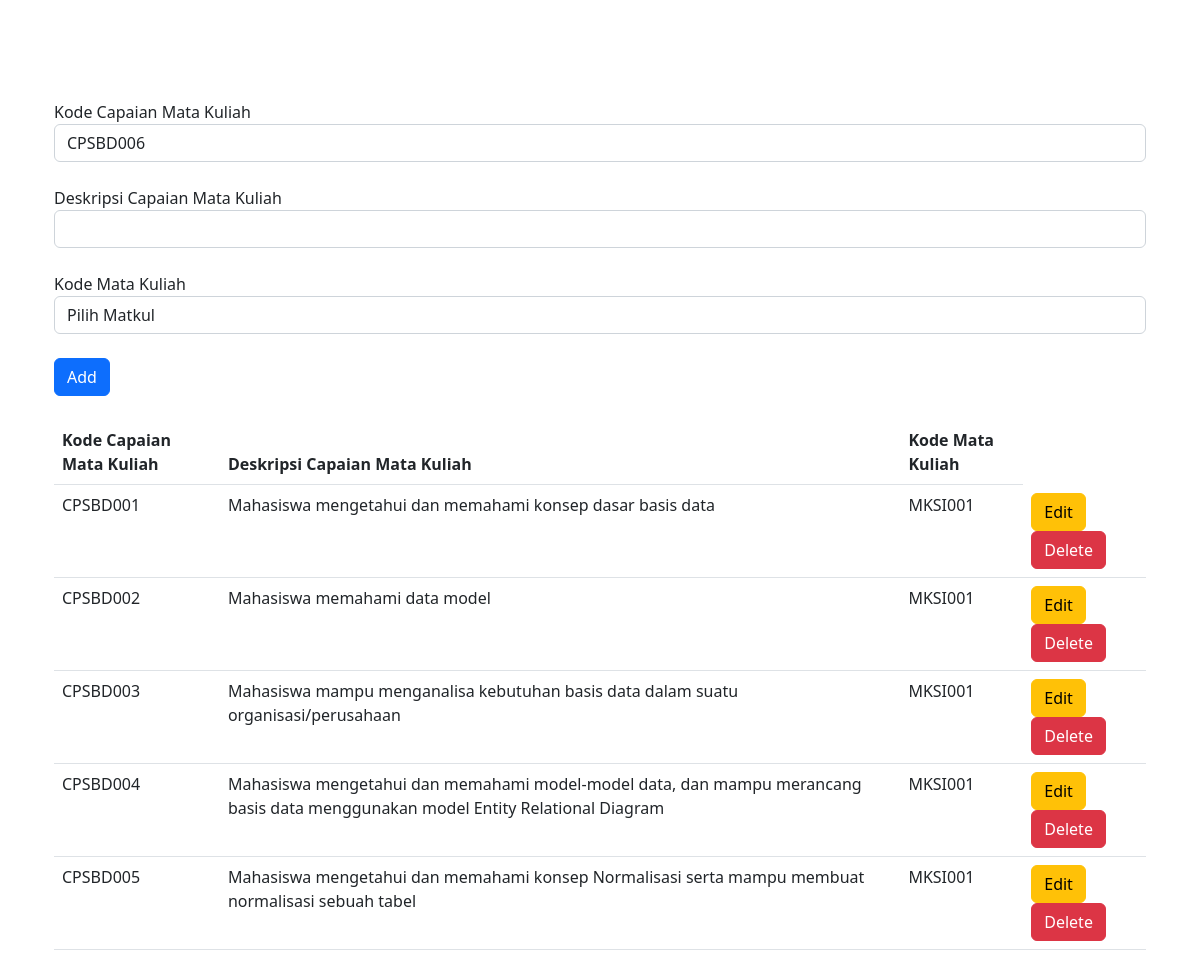
Screenshot of /capmatkul/capmatkul.php with the database file from the repository.
### tables this page shows
CREATE TABLE `capmatkul` (
  `kd_capmatkul` varchar(12) NOT NULL,
  `deskripsi_capmatkul` varchar(200) NOT NULL,
  `kd_matkul` varchar(10) NOT NULL
);

### capmatkul/capmatkul.php (the view, shortened to what this page needs)
<?php
include '../koneksi.php';
$queryCount = "SELECT COUNT(*) AS count FROM capmatkul";
$sqlCount = mysqli_query($conn, $queryCount);
$count = mysqli_fetch_assoc($sqlCount)['count'];
do {
    $num_kode_capmatkul = str_pad(++$count, 3, "0", STR_PAD_LEFT);
    $kode_kode_capmatkul = "CPSBD" . $num_kode_capmatkul;
    $queryCheck = "SELECT * FROM capmatkul WHERE kd_capmatkul = '$kode_kode_capmatkul'";
    $sqlCheck = mysqli_query($conn, $queryCheck);
} while (mysqli_num_rows($sqlCheck) != 0);
?>
<!DOCTYPE html>
<html lang="en">
<head>
    <link href="https://cdn.jsdelivr.net/npm/bootstrap@5.2.3/dist/css/bootstrap.min.css" rel="stylesheet">
</head>
<body class="container">
    <div class="container">
        <form action="./capmatkulsave.php" method="GET" name="form_capmatkul">
            <label>Kode Capaian Mata Kuliah</label>
            <input type="text" name="kd_capmatkul" id="kd_capmatkul" value="<?= $kode_kode_capmatkul; ?>" readonly class="form-control">
            <br>
            <label>Deskripsi Capaian Mata Kuliah</label>
            <input type="text" name="deskripsi_capmatkul" id="deskripsi_capmatkul" class="form-control">
            <br>
            <label>Kode Mata Kuliah</label>
            <select name="kd_matkul" id="kd_matkul" class="form-control">
                <option value="" selected disabled>Pilih Matkul</option>
            </select>
            <br>
            <input type="submit" name="button" value="Add" id="button" class="btn btn-primary">
        </form>
        <br>
        <table class="table">
            <thead>
                <tr>
                    <th>Kode Capaian Mata Kuliah</th>
                    <th>Deskripsi Capaian Mata Kuliah</th>
                    <th>Kode Mata Kuliah</th>
                </tr>
            </thead>
            <tbody>
                <?php
                $sqlCapmatkul = "SELECT * FROM capmatkul";
                $queryCapmatkul = mysqli_query($conn, $sqlCapmatkul) or die($sqlCapmatkul);
                while ($data = mysqli_fetch_array($queryCapmatkul)) {
                    $kode_capmatkul = $data['kd_capmatkul'];
                    $deskripsi_capmatkul = $data['deskripsi_capmatkul'];
                    $kode_matkul = $data['kd_matkul'];
                ?>
                    <tr>
                        <td><?php echo $kode_capmatkul; ?></td>
                        <td><?php echo $deskripsi_capmatkul; ?></td>
                        <td><?php echo $kode_matkul; ?></td>
                        <td>
                            <button type="button" class="btn btn-warning" onclick="editCapmatkul('<?= $kode_capmatkul; ?>', '<?= $deskripsi_capmatkul; ?>', '<?= $kode_matkul; ?>')">Edit</button>
                            <button type="button" class="btn btn-danger" onclick="deleteCapmatkul('<?= $kode_capmatkul; ?>')">Delete</button>
                        </td>
                    </tr>
                <?php
                }
                ?>
            </tbody>
        </table>
    </div>
</body>
</html>

### capmatkul/capmatkul.php (style rules this page uses)
.container { margin-top: 100px; }

### rows the page displays
capmatkul: kd_capmatkul "CPSBD001", deskripsi_capmatkul "Mahasiswa mengetahui dan memahami konsep dasar basis data", kd_matkul "MKSI001"
capmatkul: kd_capmatkul "CPSBD002", deskripsi_capmatkul "Mahasiswa memahami data model", kd_matkul "MKSI001"
capmatkul: kd_capmatkul "CPSBD003", deskripsi_capmatkul "Mahasiswa mampu menganalisa kebutuhan basis data dalam suatu organisasi/perusahaan", kd_matkul "MKSI001"
capmatkul: kd_capmatkul "CPSBD004", deskripsi_capmatkul "Mahasiswa mengetahui dan memahami model-model data, dan mampu merancang basis data menggunakan model Entity Relational Diagram", kd_matkul "MKSI001"
capmatkul: kd_capmatkul "CPSBD005", deskripsi_capmatkul "Mahasiswa mengetahui dan memahami konsep Normalisasi serta mampu membuat normalisasi sebuah tabel", kd_matkul "MKSI001"
